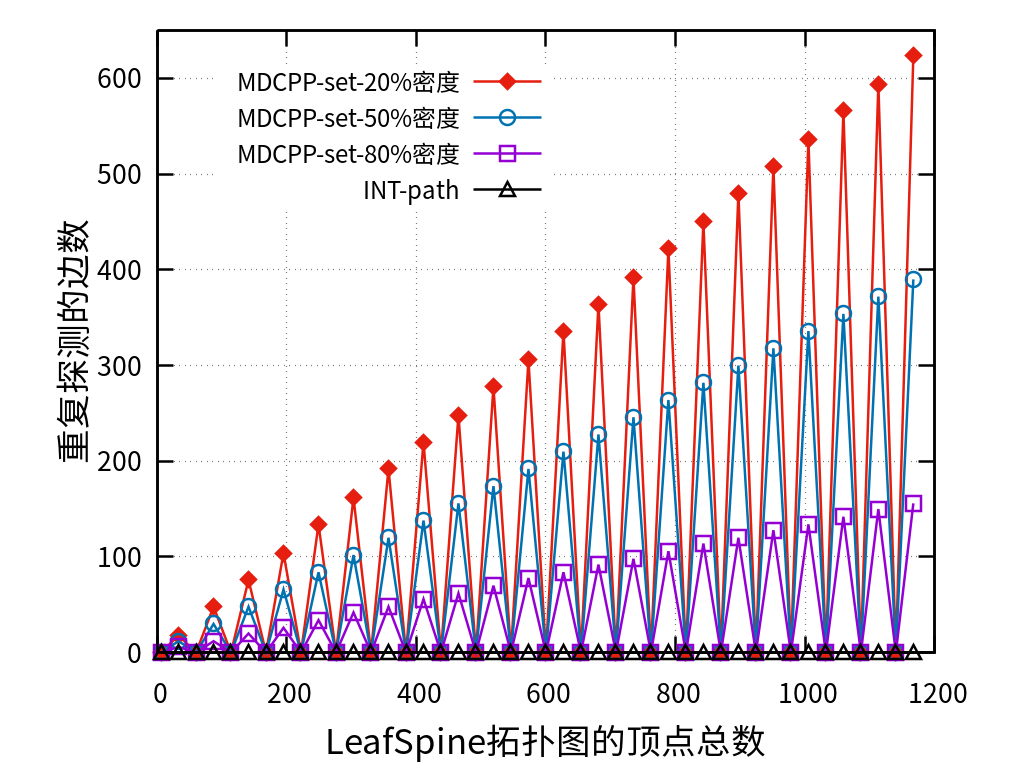

Write the gnuplot code that produced this figure.
reset
set key center at 350, 540

set size ratio 0.8


set grid

set xlabel "LeafSpine拓扑图的顶点总数" offset 0,0.3 font "Microsoft YaHei,26"
set ylabel "重复探测的边数" offset 1.7,0 font "Microsoft YaHei,26"

set key font ",18"
set yrange [0:650]
set xrange [0:1200]
set xtics 0,200,1200
plot 'data9_0.txt' using 1:3 title"MDCPP-set-20%密度" with linespoints ls 7 pt 13 pointsize 2.5,\
'data9_1.txt' using 1:3 title"MDCPP-set-50%密度" with linespoints ls 6 pt 6 pointsize 2.5,\
'data9_2.txt' using 1:3 title"MDCPP-set-80%密度" with linespoints ls 8 lc 1 pt 4 pointsize 2.5,\
'data9_0.txt' using 1:5 title"INT-path" with linespoints ls 8 pointsize 2.5


set terminal pngcairo size 1024,768 color solid linewidth 2.5 font "Microsoft YaHei,20"
set output "figure9_1_ch.png"

replot

set output
